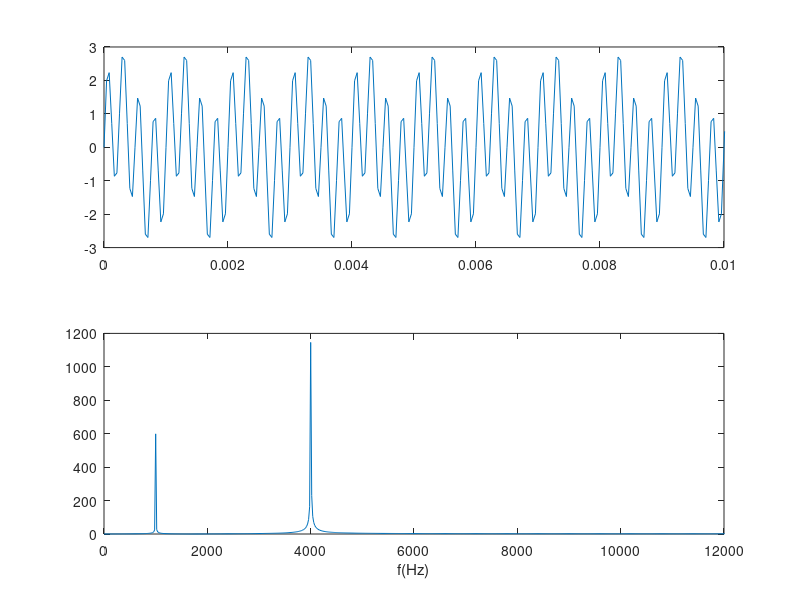

The MATLAB script that drew this image:
clear;
clc;
f1=1e3;f2=4e3;
fs=6*f2;%fs为采样频率，要大于最大频率的2倍（奈奎斯特定理）采样变成离散的
dt=1/fs;%dt为采样间隔
T=50/f1;%10/f1表示十个周期.50/f1表示采样了五十个周期
t=0:dt:T;
y1=sin(2*pi*f1*t);
y2=2*sin(2*pi*f2*t);
y=y1+y2;%合成信号，先合成后做傅里叶变换
subplot(2,1,1);%画子图，2行一列的第一张图
plot(t,y)%时域图
xlim([0 10/f1]);
f=0:1/T:fs;%频谱时间间隔，当T无限大时便是连续谱
Y=abs(fft(y));%幅频响应 fft(y1)结果是复频域上的图
subplot(2,1,2);
plot(f,Y);xlabel('f(Hz)');%y轴没有绝对的物理意义
xlim([0 fs/2]);%正轴的幅频响应，变成单边谱


%一个系统里采样频率只能有一个！！！